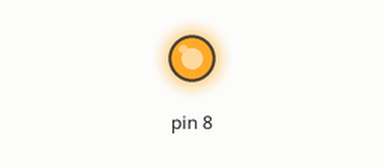
Bench run of a sketch on a simulated Arduino Uno, built with avr-gcc and run on an emulated ATmega328P. On the bench: output pins drawn as LEDs (lit = HIGH).

Above: at 1.0 s.
At 3.0 s:
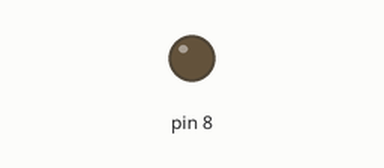
Timing chart, 0 to 5.2 s (numbered marks = the images above):
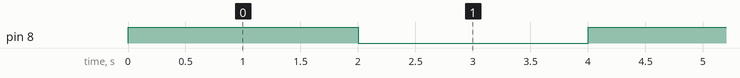

The sketch:

1203_Realy.ino
```cpp
void setup() {
  pinMode(8, OUTPUT);
}

void loop() {
  digitalWrite(8,1);
  delay(2000);
  digitalWrite(8,0);
  delay(2000);

}
```

Measured:
- by itself, pin 8: alternates HIGH for 2.0 s and LOW for 2.0 s
